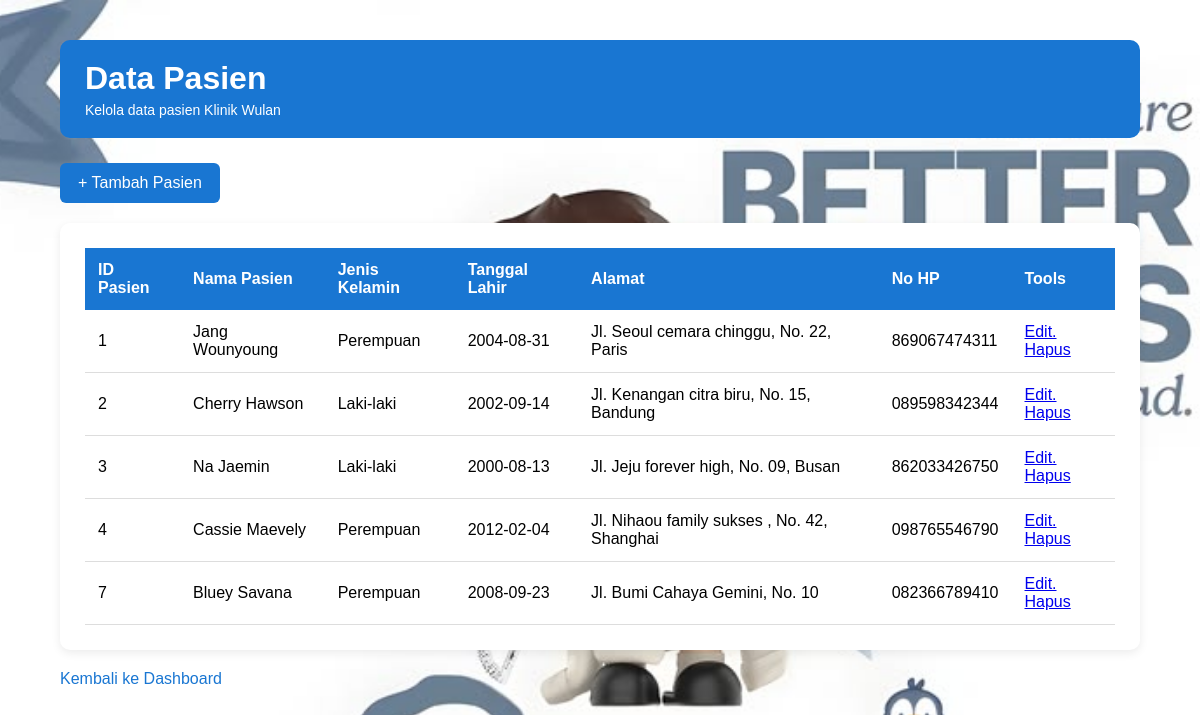
Screenshot of /pasien/index.php with the database file from the repository.
### tables this page shows
CREATE TABLE `pasien` (
  `id_pasien` int(11) NOT NULL,
  `nama_pasien` varchar(100) NOT NULL,
  `jenis_kelamin` varchar(20) NOT NULL,
  `tanggal_lahir` date NOT NULL,
  `alamat` text NOT NULL,
  `no_hp` varchar(15) NOT NULL
);

### pasien/index.php (the view, shortened to what this page needs)
<?php
include "../koneksi.php";
$query = mysqli_query($koneksi, "SELECT * FROM pasien");
?>
<!DOCTYPE html>
<html lang="id">
<head>
</head>
<body>
<div class="container">
    <div class="header">
        <h1>Data Pasien</h1>
        <p>Kelola data pasien Klinik Wulan</p>
    </div>
    <a href="tambah.php" class="button">+ Tambah Pasien</a>
    <div class="table-box">
        <table>
            <tr>
                <th>ID Pasien</th>
                <th>Nama Pasien</th>
                <th>Jenis Kelamin</th>
                <th>Tanggal Lahir</th>
                <th>Alamat</th>
                <th>No HP</th>
                <th>Tools</th>
            </tr>
            <?php while ($data = mysqli_fetch_assoc($query)) { ?>
            <tr>
                <td><?php echo $data['id_pasien']; ?></td>
                <td><?php echo $data['nama_pasien']; ?></td>
                <td><?php echo $data['jenis_kelamin']; ?></td>
                <td><?php echo $data['tanggal_lahir']; ?></td>
                <td><?php echo $data['alamat']; ?></td>
                <td><?php echo $data['no_hp']; ?></td>
                <td>
                    <a href="edit.php?id=<?php echo $data['id_pasien']; ?>" class="edit">
                        Edit.
                    </a>
                    <a href="hapus.php?id=<?php echo $data['id_pasien']; ?>"
                       class="hapus"
                       onclick="return confirm('Apakah kamu yakin ingin menghapus data ini?');">
                        Hapus
                    </a>
                </td>
            </tr>
            <?php } ?>
        </table>
    </div>
    <a href="../dashboard.php" class="kembali">
        Kembali ke Dashboard
    </a>
</div>
</body>
</html>

### pasien/index.php (style rules this page uses)
* { margin: 0; padding: 0; box-sizing: border-box; }
body { font-family: Arial; background-image: url("../boneka.jpg"); background-size: cover; background-position: center; background-attachment: fixed; }
.container { width: 90%; max-width: 1200px; margin: 40px auto; }
.header { background-color: #1976d2; color: white; padding: 20px 25px; border-radius: 10px; margin-bottom: 25px; }
.header h1 { margin-bottom: 5px; }
.header p { font-size: 14px; }
.button { display: inline-block; background-color: #1976d2; color: white; text-decoration: none; padding: 11px 18px; border-radius: 6px; margin-bottom: 20px; }
.table-box { background-color: white; padding: 25px; border-radius: 10px; box-shadow: 0 3px 10px rgba(0,0,0,0.08); overflow-x: auto; }
table { width: 100%; border-collapse: collapse; }
th { background-color: #1976d2; color: white; padding: 13px; text-align: left; }
td { padding: 13px; border-bottom: 1px solid #ddd; }
.kembali { display: inline-block; margin-top: 20px; color: #1976d2; text-decoration: none; }

### rows the page displays
pasien: id_pasien "1", nama_pasien "Jang Wounyoung", jenis_kelamin "Perempuan", tanggal_lahir "2004-08-31", alamat "Jl. Seoul cemara chinggu, No. 22, Paris", no_hp "869067474311"
pasien: id_pasien "2", nama_pasien "Cherry Hawson", jenis_kelamin "Laki-laki", tanggal_lahir "2002-09-14", alamat "Jl. Kenangan citra biru, No. 15, Bandung", no_hp "089598342344"
pasien: id_pasien "3", nama_pasien "Na Jaemin", jenis_kelamin "Laki-laki", tanggal_lahir "2000-08-13", alamat "Jl. Jeju forever high, No. 09, Busan", no_hp "862033426750"
pasien: id_pasien "4", nama_pasien "Cassie Maevely", jenis_kelamin "Perempuan", tanggal_lahir "2012-02-04", alamat "Jl. Nihaou family sukses , No. 42, Shanghai", no_hp "098765546790"
pasien: id_pasien "7", nama_pasien "Bluey Savana", jenis_kelamin "Perempuan", tanggal_lahir "2008-09-23", alamat "Jl. Bumi Cahaya Gemini, No. 10", no_hp "082366789410"
